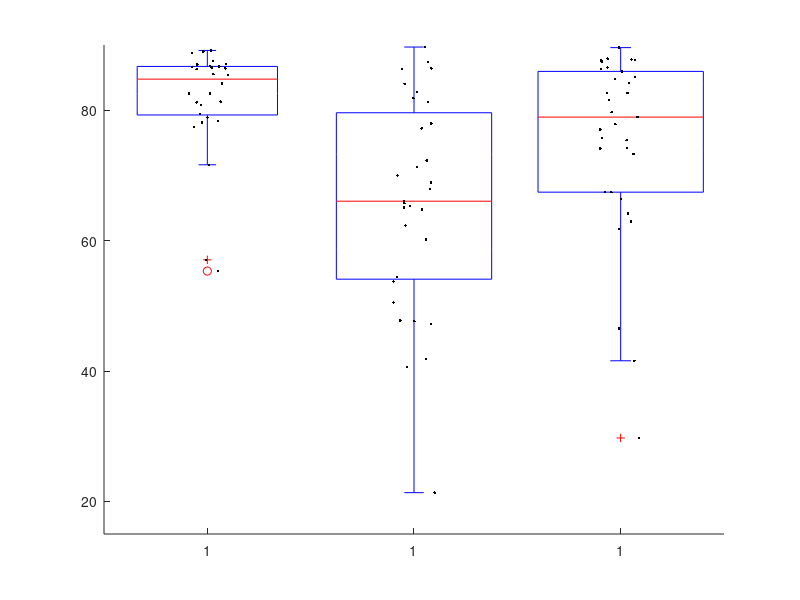

The MATLAB source for this figure: (Note: this script raises an error after producing the figure.)

%{
----------------------------------------------------------------------------
Determine the time window for task relevant neurons
%Start of task
%Sound on
%Sound off
%Before choice
%After choice (0sec)
%After choice (1sec)
%After choice (2sec)
%p = 0.001
%Each epoch, predict the prior, sensory and choice (integration)
----------------------------------------------------------------------------
%}
function Figure8b_process_20220917_state_dynamics_CV_plot_cosine

auc_cosine = [82.591
86.816
86.6477
81.3141
89.165
86.4065
86.6828
85.5378
80.7569
55.327
87.0141
79.4032
85.4151
78.101
86.31
78.3189
87.5599
81.2108
78.8685
71.6287
86.5615
88.767
82.5699
88.9869
57.0533
84.1157
77.4173
87.1135
];

fof_cosine = [77.218
40.5717
65.7238
47.7303
65.0712
47.1829
67.9153
47.6635
65.2971
89.6874
21.3405
50.4837
64.7534
77.9371
62.3134
54.4493
81.2793
84.0557
81.8514
86.2847
71.2494
53.7178
41.8168
60.1502
82.807
72.3033
86.4236
87.3553
66.0442
68.914
70.0133
];

mpfc_cosine = [74.1656
62.9424
86.2793
87.9217
86.5414
75.7231
84.1622
66.3885
77.8604
46.5448
74.123
75.3967
29.7308
67.43
85.9532
82.6052
87.6112
89.5988
77.0344
67.4163
64.1827
41.5698
84.8077
87.805
73.2725
87.7152
81.5753
85.1073
82.6496
87.4761
79.6934
78.9448
61.8008
];


ranksum(auc_cosine, fof_cosine)
ranksum(auc_cosine, mpfc_cosine)
ranksum(fof_cosine, mpfc_cosine)

box1 = ones(length(auc_cosine),1);
box2 = ones(length(fof_cosine),1) * 2;
box3 = ones(length(mpfc_cosine),1) * 3;

x1 = (rand(length(auc_cosine),1)-0.5) * 0.2 + 1;
x2 = (rand(length(fof_cosine),1)-0.5) * 0.2 + 2;
x3 = (rand(length(mpfc_cosine),1)-0.5) * 0.2 + 3;

%% Fig7a
cd('G:\upload_code\Figure8\Fig8b');
figure; hold on

boxplot([auc_cosine; fof_cosine; mpfc_cosine], [box1;box2;box3])
plot(x1, auc_cosine, 'k.')
plot(x2, fof_cosine, 'k.')
plot(x3, mpfc_cosine, 'k.')
set(gca,'ylim',[15 90])
sdata.region =[box1;box2;box3];
sdata.cosine = [auc_cosine; fof_cosine; mpfc_cosine];
T = struct2table(sdata);
writetable(T, 'source fig8b.csv');

